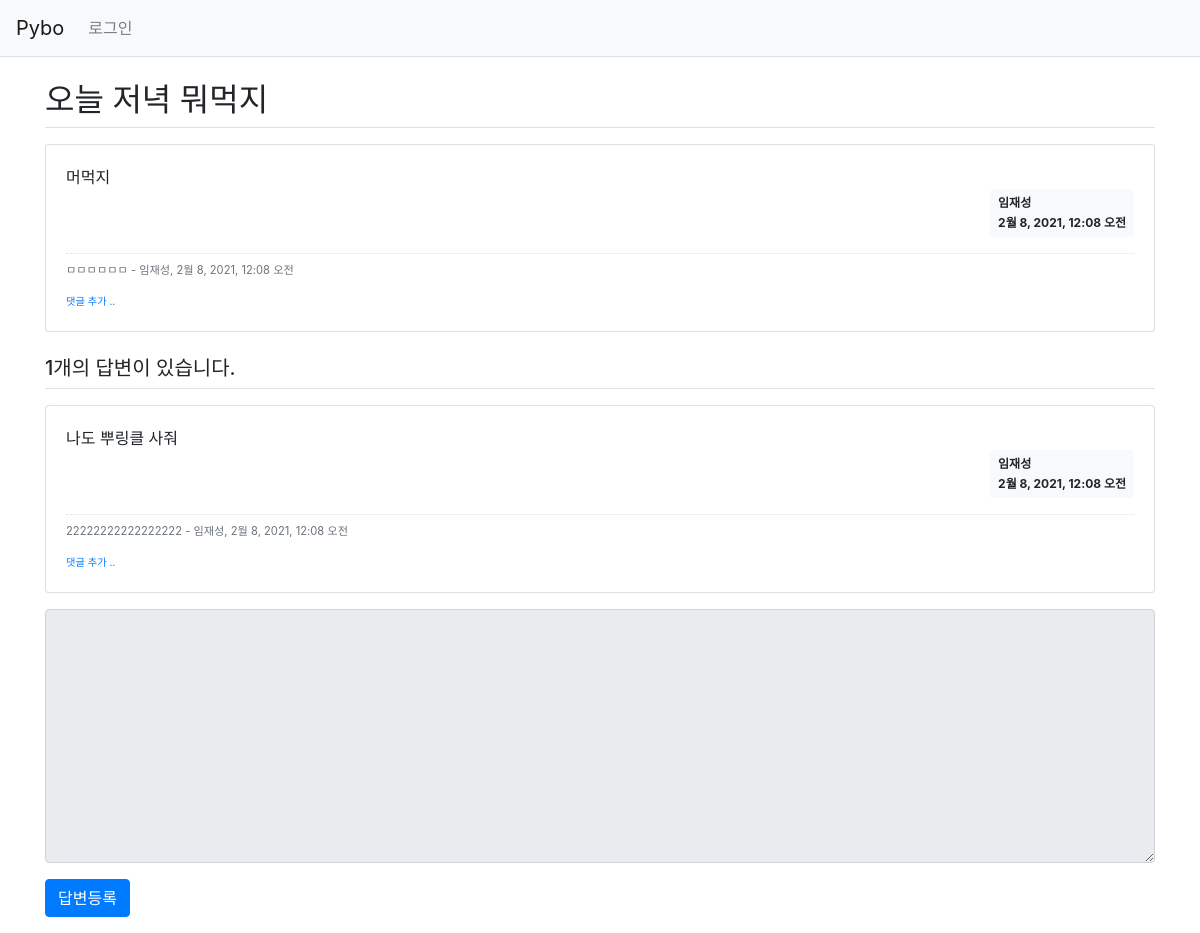
The app's page /pybo/16/ with its own data.
### pybo/models.py (models this page shows, shortened)
class Question(models.Model):
    author = models.ForeignKey(User, on_delete=models.CASCADE)
    subject = models.CharField(max_length=200)
    content = models.TextField()
    create_date = models.DateTimeField()
    modify_date = models.DateTimeField(null=True, blank=True)

class Comment(models.Model):
    author = models.ForeignKey(User, on_delete=models.CASCADE)
    content = models.TextField()
    create_date = models.DateTimeField()
    modify_date = models.DateTimeField(null=True, blank=True)
    question = models.ForeignKey(Question, null=True, blank=True, on_delete=models.CASCADE)
    answer = models.ForeignKey(Answer, null=True, blank=True, on_delete=models.CASCADE)

class Answer(models.Model):
    author = models.ForeignKey(User, on_delete=models.CASCADE)
    question = models.ForeignKey(Question, on_delete=models.CASCADE)
    content = models.TextField()
    create_date = models.DateTimeField()
    modify_date = models.DateTimeField(null=True, blank=True)

### pybo/views.py (the view)
# urls.py: path('<int:question_id>/', views.detail, name='detail'),
def detail(request, question_id):
    question = get_object_or_404(Question, pk=question_id)
    context = {'question': question}
    return render(request, 'pybo/question_detail.html', context)

### templates/pybo/question_detail.html (shortened to what this page needs)
{% extends 'base.html' %}
{% block content %}
<div class="container my-3">
    <h2 class="border-bottom py-2">{{ question.subject }}</h2>
    <div class="card my-3">
        <div class="card-body">
            <div class="card-text" style="white-space: pre-line;">{{ question.content }}</div>
            <div class="d-flex justify-content-end">
                <div class="badge badge-light p-2 text-left">
                    <div class="mb-2">{{ question.author.username }}</div>
                    <div>{{ question.create_date }}</div>
                </div>
            </div>
            {% if question.comment_set.count > 0 %}
            <div class="mt-3">
            {% for comment in question.comment_set.all %}
                <div class="comment py-2 text-muted">
                    <span style="white-space: pre-line;">{{ comment.content }}</span>
                    <span>
                        - {{ comment.author }}, {{ comment.create_date }}
                    </span>
                </div>
            {% endfor %}
            </div>
            {% endif %}
            <div>
                <a href="{% url 'pybo:comment_create_question' question.id  %}"
                   class="small"><small>댓글 추가 ..</small></a>
            </div>
        </div>
    </div>
    <h5 class="border-bottom my-3 py-2">{{question.answer_set.count}}개의 답변이 있습니다.</h5>
    {% for answer in question.answer_set.all %}
    <div class="card my-3">
        <div class="card-body">
            <div class="card-text" style="white-space: pre-line;">{{ answer.content }}</div>
            <div class="d-flex justify-content-end">
                <div class="badge badge-light p-2 text-left">
                    <div class="mb-2">{{ answer.author.username }}</div>
                    <div>{{ answer.create_date }}</div>
                </div>
            </div>
            {% if answer.comment_set.count > 0 %}
            <div class="mt-3">
            {% for comment in answer.comment_set.all %}
                <div class="comment py-2 text-muted">
                    <span style="white-space: pre-line;">{{ comment.content }}</span>
                    <span>
                        - {{ comment.author }}, {{ comment.create_date }}
                    </span>
                </div>
            {% endfor %}
            </div>
            {% endif %}
            <div>
                <a href="{% url 'pybo:comment_create_answer' answer.id  %}"
                   class="small"><small>댓글 추가 ..</small></a>
            </div>
        </div>
    </div>
    {% endfor %}
    <form action="{% url 'pybo:answer_create' question.id %}" method="post" class="my-3">
        <div class="form-group">
            <textarea {% if not user.is_authenticated %}disabled{% endif %}
              name="content" id="content" class="form-control" rows="10"></textarea>
        </div>
        <input type="submit" value="답변등록" class="btn btn-primary">
    </form>
</div>
{% endblock %}

### static/style.css (style rules this page uses)
.comment { border-top:dotted 1px #ddd; font-size:0.7em; }

### records on screen
Question: subject "오늘 저녁 뭐먹지", content "머먹지", author.username "임재성", create_date "2월 8, 2021, 12:08 오전", answer_set.count "1"
Comment: content "ㅁㅁㅁㅁㅁㅁ", author "임재성", create_date "2월 8, 2021, 12:08 오전"
Answer: content "나도 뿌링클 사줘", author.username "임재성", create_date "2월 8, 2021, 12:08 오전"
Comment: content "22222222222222222", author "임재성", create_date "2월 8, 2021, 12:08 오전"
